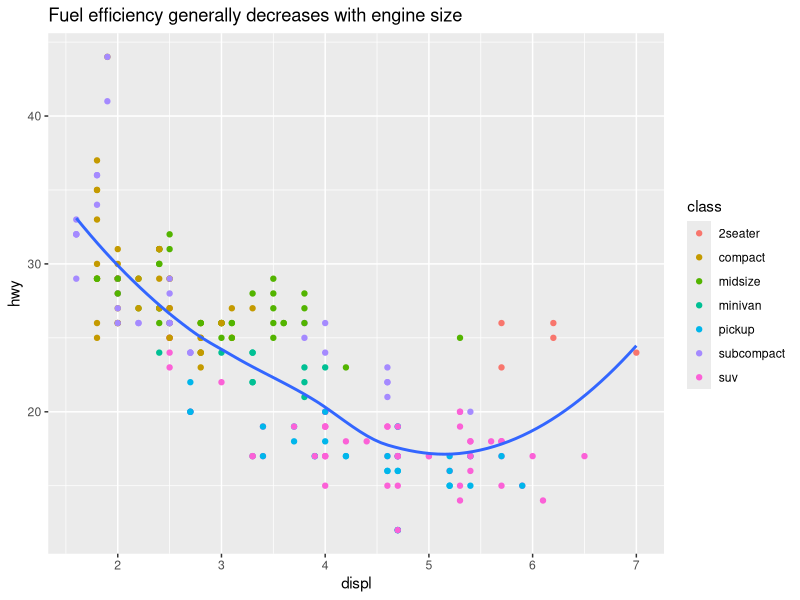
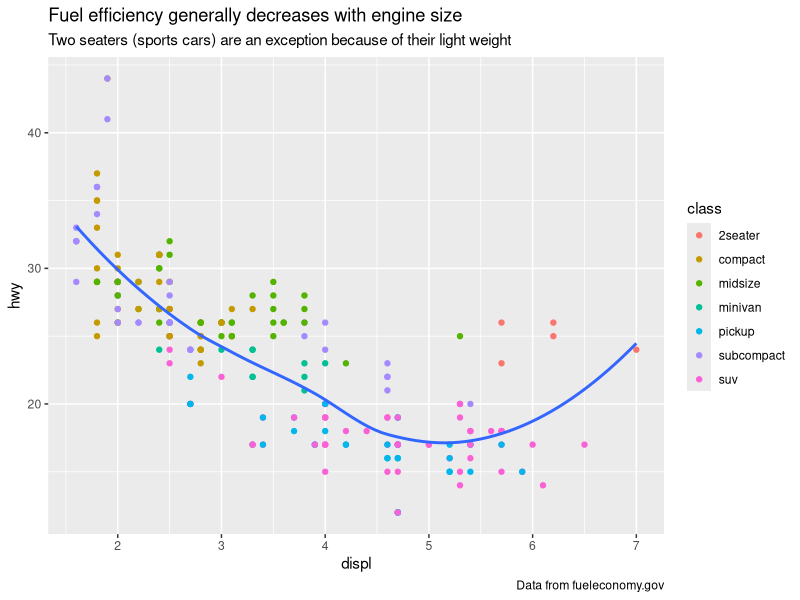
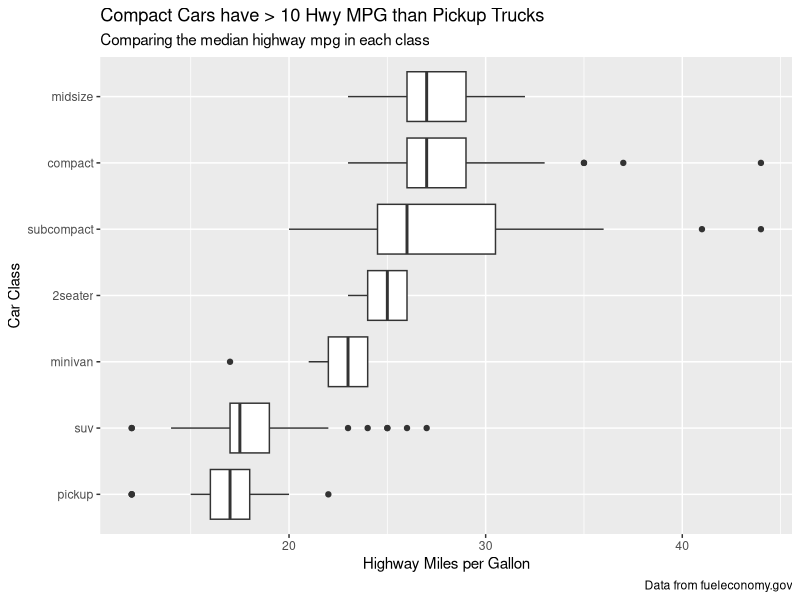
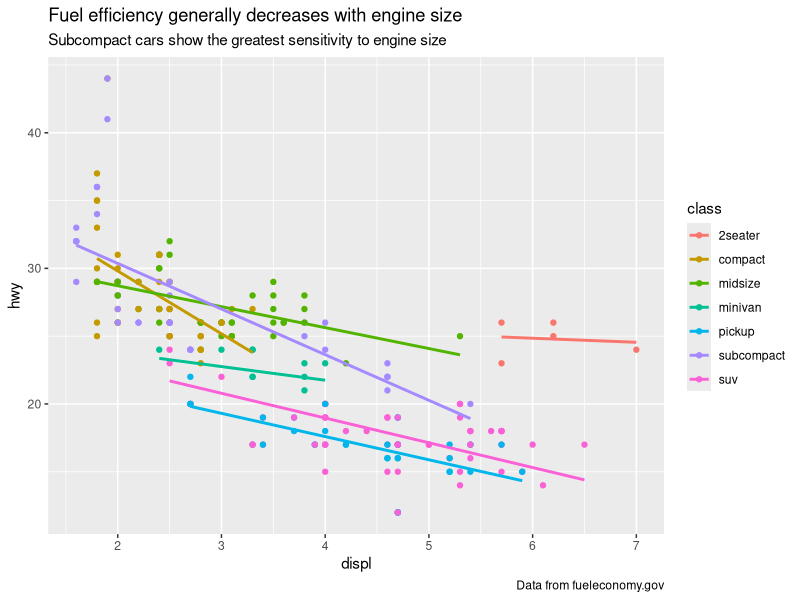

These figures' R source, in order: (Note: this script raises an error after producing the figures.)
## ---- chunk 1
library("tidyverse")
## ---- chunk 2
ggplot(mpg, aes(displ, hwy)) +
  geom_point(aes(color = class)) +
  geom_smooth(se = FALSE) +
  labs(title = "Fuel efficiency generally decreases with engine size")
## ---- chunk 3
ggplot(mpg, aes(displ, hwy)) +
  geom_point(aes(color = class)) +
  geom_smooth(se = FALSE) +
  labs(
    title = "Fuel efficiency generally decreases with engine size",
    subtitle = "Two seaters (sports cars) are an exception because of their light weight",
    caption = "Data from fueleconomy.gov"
  )
## ---- chunk 4
ggplot(data = mpg,
       mapping = aes(x = reorder(class, hwy, median), y = hwy)) + 
  geom_boxplot() +
  coord_flip() +
  labs(
    title = "Compact Cars have > 10 Hwy MPG than Pickup Trucks",
    subtitle = "Comparing the median highway mpg in each class",
    caption = "Data from fueleconomy.gov",
    x = "Car Class",
    y = "Highway Miles per Gallon"
  )
## ---- chunk 5
ggplot(mpg, aes(displ, hwy, colour = class)) +
  geom_point(aes(colour = class)) +
  geom_smooth(method = "lm", se = FALSE) +
  labs(
    title = "Fuel efficiency generally decreases with engine size",
    subtitle = "Subcompact cars show the greatest sensitivity to engine size",
    caption = "Data from fueleconomy.gov"
  )
## ---- chunk 6
mod <- lm(hwy ~ class, data = mpg)
mpg %>%
  add_residuals(mod) %>%
  ggplot(mpg, aes(displ, resid, colour = class)) +
  geom_point(aes(colour = class)) +
  geom_smooth(method = "lm", se = FALSE) +
  labs(
    title = "Fuel efficiency generally decreases with engine size",
    subtitle = "Subcompact cars show the greatest sensitivity to engine size",
    caption = "Data from fueleconomy.gov"
  )
